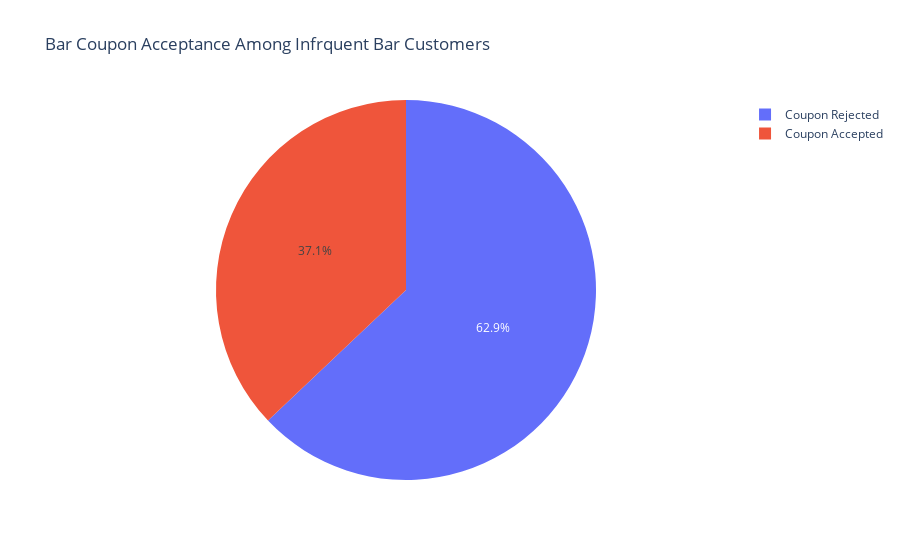

Here is the notebook cell this chart was saved with:
### Code cell
# Share of Bar Coupons Accepted by Infrequent Bar Customers

fig = px.pie(infrequent_bar_customers, values= infreq_bar_cust_coupon_acceptance, names=['Coupon Rejected','Coupon Accepted'],title="Bar Coupon Acceptance Among Infrquent Bar Customers")
fig.show()

### Figure 1 — Plotly figure (JSON) as saved in the notebook; plotly's stock layout.template omitted (floating-point values rounded to 4 significant figures)
{"data": [{"domain": {"x": [0, 1], "y": [0, 1]}, "hovertemplate": "label=%{label}<br>value=%{value}<extra></extra>", "labels": ["Coupon Rejected", "Coupon Accepted"], "legendgroup": "", "name": "", "showlegend": true, "type": "pie", "values": [1131, 666]}], "layout": {"legend": {"tracegroupgap": 0}, "title": {"text": "Bar Coupon Acceptance Among Infrquent Bar Customers"}}}
